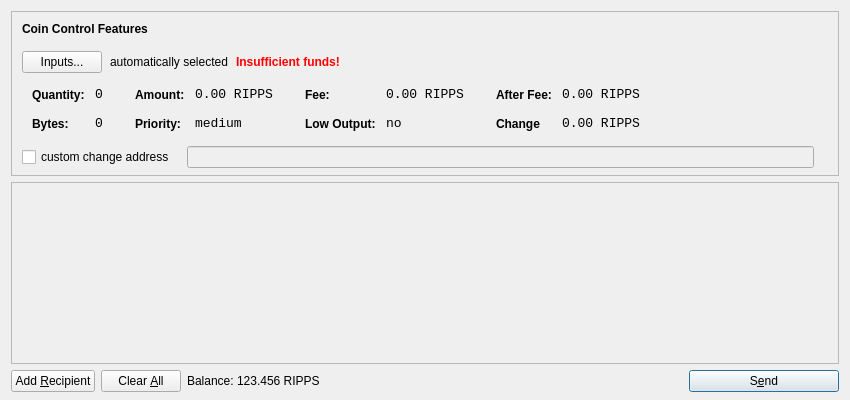
<?xml version="1.0" encoding="UTF-8"?>
<ui version="4.0">
 <class>SendCoinsDialog</class>
 <widget class="QDialog" name="SendCoinsDialog">
  <property name="geometry">
   <rect>
    <x>0</x>
    <y>0</y>
    <width>850</width>
    <height>400</height>
   </rect>
  </property>
  <property name="windowTitle">
   <string>Send Coins</string>
  </property>
  <layout class="QVBoxLayout" name="verticalLayout" stretch="0,1,0">
   <property name="bottomMargin">
    <number>8</number>
   </property>
   <item>
    <widget class="QFrame" name="frameCoinControl">
     <property name="sizePolicy">
      <sizepolicy hsizetype="Expanding" vsizetype="Expanding">
       <horstretch>0</horstretch>
       <verstretch>0</verstretch>
      </sizepolicy>
     </property>
     <property name="maximumSize">
      <size>
       <width>16777215</width>
       <height>16777215</height>
      </size>
     </property>
     <property name="frameShape">
      <enum>QFrame::StyledPanel</enum>
     </property>
     <property name="frameShadow">
      <enum>QFrame::Sunken</enum>
     </property>
     <layout class="QVBoxLayout" name="verticalLayoutCoinControl2">
      <property name="spacing">
       <number>-1</number>
      </property>
      <property name="leftMargin">
       <number>0</number>
      </property>
      <property name="topMargin">
       <number>0</number>
      </property>
      <property name="rightMargin">
       <number>0</number>
      </property>
      <property name="bottomMargin">
       <number>6</number>
      </property>
      <item>
       <layout class="QVBoxLayout" name="verticalLayoutCoinControl" stretch="0,0,0,0,1">
        <property name="spacing">
         <number>0</number>
        </property>
        <property name="leftMargin">
         <number>10</number>
        </property>
        <property name="topMargin">
         <number>10</number>
        </property>
        <item>
         <layout class="QHBoxLayout" name="horizontalLayoutCoinControl1">
          <property name="bottomMargin">
           <number>15</number>
          </property>
          <item>
           <widget class="QLabel" name="labelCoinControlFeatures">
            <property name="sizePolicy">
             <sizepolicy hsizetype="Preferred" vsizetype="Maximum">
              <horstretch>0</horstretch>
              <verstretch>0</verstretch>
             </sizepolicy>
            </property>
            <property name="font">
             <font>
              <weight>75</weight>
              <bold>true</bold>
             </font>
            </property>
            <property name="styleSheet">
             <string notr="true">font-weight:bold;</string>
            </property>
            <property name="text">
             <string>Coin Control Features</string>
            </property>
           </widget>
          </item>
         </layout>
        </item>
        <item>
         <layout class="QHBoxLayout" name="horizontalLayoutCoinControl2" stretch="0,0,0,0">
          <property name="spacing">
           <number>8</number>
          </property>
          <property name="bottomMargin">
           <number>10</number>
          </property>
          <item>
           <widget class="QPushButton" name="pushButtonCoinControl">
            <property name="styleSheet">
             <string notr="true"/>
            </property>
            <property name="text">
             <string>Inputs...</string>
            </property>
           </widget>
          </item>
          <item>
           <widget class="QLabel" name="labelCoinControlAutomaticallySelected">
            <property name="text">
             <string>automatically selected</string>
            </property>
            <property name="margin">
             <number>5</number>
            </property>
           </widget>
          </item>
          <item>
           <widget class="QLabel" name="labelCoinControlInsuffFunds">
            <property name="font">
             <font>
              <weight>75</weight>
              <bold>true</bold>
             </font>
            </property>
            <property name="styleSheet">
             <string notr="true">color:red;font-weight:bold;</string>
            </property>
            <property name="text">
             <string>Insufficient funds!</string>
            </property>
            <property name="margin">
             <number>5</number>
            </property>
           </widget>
          </item>
          <item>
           <spacer name="horizontalSpacerCoinControl">
            <property name="orientation">
             <enum>Qt::Horizontal</enum>
            </property>
            <property name="sizeHint" stdset="0">
             <size>
              <width>40</width>
              <height>1</height>
             </size>
            </property>
           </spacer>
          </item>
         </layout>
        </item>
        <item>
         <widget class="QWidget" name="widgetCoinControl" native="true">
          <property name="sizePolicy">
           <sizepolicy hsizetype="Preferred" vsizetype="Preferred">
            <horstretch>0</horstretch>
            <verstretch>0</verstretch>
           </sizepolicy>
          </property>
          <property name="minimumSize">
           <size>
            <width>0</width>
            <height>0</height>
           </size>
          </property>
          <property name="styleSheet">
           <string notr="true"/>
          </property>
          <layout class="QHBoxLayout" name="horizontalLayoutCoinControl5">
           <property name="margin">
            <number>0</number>
           </property>
           <item>
            <layout class="QHBoxLayout" name="horizontalLayoutCoinControl3" stretch="0,0,0,1">
             <property name="spacing">
              <number>20</number>
             </property>
             <property name="topMargin">
              <number>0</number>
             </property>
             <property name="bottomMargin">
              <number>10</number>
             </property>
             <item>
              <layout class="QFormLayout" name="formLayoutCoinControl1">
               <property name="horizontalSpacing">
                <number>10</number>
               </property>
               <property name="verticalSpacing">
                <number>14</number>
               </property>
               <property name="leftMargin">
                <number>10</number>
               </property>
               <property name="topMargin">
                <number>4</number>
               </property>
               <property name="rightMargin">
                <number>6</number>
               </property>
               <item row="0" column="0">
                <widget class="QLabel" name="labelCoinControlQuantityText">
                 <property name="styleSheet">
                  <string notr="true">font-weight:bold;</string>
                 </property>
                 <property name="text">
                  <string>Quantity:</string>
                 </property>
                 <property name="margin">
                  <number>0</number>
                 </property>
                </widget>
               </item>
               <item row="0" column="1">
                <widget class="QLabel" name="labelCoinControlQuantity">
                 <property name="font">
                  <font>
                   <family>Monospace</family>
                   <pointsize>10</pointsize>
                  </font>
                 </property>
                 <property name="cursor">
                  <cursorShape>IBeamCursor</cursorShape>
                 </property>
                 <property name="contextMenuPolicy">
                  <enum>Qt::ActionsContextMenu</enum>
                 </property>
                 <property name="text">
                  <string>0</string>
                 </property>
                 <property name="margin">
                  <number>0</number>
                 </property>
                 <property name="textInteractionFlags">
                  <set>Qt::LinksAccessibleByMouse|Qt::TextSelectableByKeyboard|Qt::TextSelectableByMouse</set>
                 </property>
                </widget>
               </item>
               <item row="1" column="0">
                <widget class="QLabel" name="labelCoinControlBytesText">
                 <property name="styleSheet">
                  <string notr="true">font-weight:bold;</string>
                 </property>
                 <property name="text">
                  <string>Bytes:</string>
                 </property>
                </widget>
               </item>
               <item row="1" column="1">
                <widget class="QLabel" name="labelCoinControlBytes">
                 <property name="font">
                  <font>
                   <family>Monospace</family>
                   <pointsize>10</pointsize>
                  </font>
                 </property>
                 <property name="cursor">
                  <cursorShape>IBeamCursor</cursorShape>
                 </property>
                 <property name="contextMenuPolicy">
                  <enum>Qt::ActionsContextMenu</enum>
                 </property>
                 <property name="text">
                  <string>0</string>
                 </property>
                 <property name="textInteractionFlags">
                  <set>Qt::LinksAccessibleByMouse|Qt::TextSelectableByKeyboard|Qt::TextSelectableByMouse</set>
                 </property>
                </widget>
               </item>
              </layout>
             </item>
             <item>
              <layout class="QFormLayout" name="formLayoutCoinControl2">
               <property name="horizontalSpacing">
                <number>10</number>
               </property>
               <property name="verticalSpacing">
                <number>14</number>
               </property>
               <property name="leftMargin">
                <number>6</number>
               </property>
               <property name="topMargin">
                <number>4</number>
               </property>
               <property name="rightMargin">
                <number>6</number>
               </property>
               <item row="0" column="0">
                <widget class="QLabel" name="labelCoinControlAmountText">
                 <property name="styleSheet">
                  <string notr="true">font-weight:bold;</string>
                 </property>
                 <property name="text">
                  <string>Amount:</string>
                 </property>
                 <property name="margin">
                  <number>0</number>
                 </property>
                </widget>
               </item>
               <item row="0" column="1">
                <widget class="QLabel" name="labelCoinControlAmount">
                 <property name="font">
                  <font>
                   <family>Monospace</family>
                   <pointsize>10</pointsize>
                  </font>
                 </property>
                 <property name="cursor">
                  <cursorShape>IBeamCursor</cursorShape>
                 </property>
                 <property name="contextMenuPolicy">
                  <enum>Qt::ActionsContextMenu</enum>
                 </property>
                 <property name="text">
                  <string>0.00 RIPPS</string>
                 </property>
                 <property name="textInteractionFlags">
                  <set>Qt::LinksAccessibleByMouse|Qt::TextSelectableByKeyboard|Qt::TextSelectableByMouse</set>
                 </property>
                </widget>
               </item>
               <item row="1" column="0">
                <widget class="QLabel" name="labelCoinControlPriorityText">
                 <property name="styleSheet">
                  <string notr="true">font-weight:bold;</string>
                 </property>
                 <property name="text">
                  <string>Priority:</string>
                 </property>
                </widget>
               </item>
               <item row="1" column="1">
                <widget class="QLabel" name="labelCoinControlPriority">
                 <property name="font">
                  <font>
                   <family>Monospace</family>
                   <pointsize>10</pointsize>
                  </font>
                 </property>
                 <property name="cursor">
                  <cursorShape>IBeamCursor</cursorShape>
                 </property>
                 <property name="contextMenuPolicy">
                  <enum>Qt::ActionsContextMenu</enum>
                 </property>
                 <property name="text">
                  <string>medium</string>
                 </property>
                 <property name="textInteractionFlags">
                  <set>Qt::LinksAccessibleByMouse|Qt::TextSelectableByKeyboard|Qt::TextSelectableByMouse</set>
                 </property>
                </widget>
               </item>
              </layout>
             </item>
             <item>
              <layout class="QFormLayout" name="formLayoutCoinControl3">
               <property name="horizontalSpacing">
                <number>10</number>
               </property>
               <property name="verticalSpacing">
                <number>14</number>
               </property>
               <property name="leftMargin">
                <number>6</number>
               </property>
               <property name="topMargin">
                <number>4</number>
               </property>
               <property name="rightMargin">
                <number>6</number>
               </property>
               <item row="0" column="0">
                <widget class="QLabel" name="labelCoinControlFeeText">
                 <property name="styleSheet">
                  <string notr="true">font-weight:bold;</string>
                 </property>
                 <property name="text">
                  <string>Fee:</string>
                 </property>
                 <property name="margin">
                  <number>0</number>
                 </property>
                </widget>
               </item>
               <item row="0" column="1">
                <widget class="QLabel" name="labelCoinControlFee">
                 <property name="font">
                  <font>
                   <family>Monospace</family>
                   <pointsize>10</pointsize>
                  </font>
                 </property>
                 <property name="cursor">
                  <cursorShape>IBeamCursor</cursorShape>
                 </property>
                 <property name="contextMenuPolicy">
                  <enum>Qt::ActionsContextMenu</enum>
                 </property>
                 <property name="text">
                  <string>0.00 RIPPS</string>
                 </property>
                 <property name="textInteractionFlags">
                  <set>Qt::LinksAccessibleByMouse|Qt::TextSelectableByKeyboard|Qt::TextSelectableByMouse</set>
                 </property>
                </widget>
               </item>
               <item row="1" column="0">
                <widget class="QLabel" name="labelCoinControlLowOutputText">
                 <property name="styleSheet">
                  <string notr="true">font-weight:bold;</string>
                 </property>
                 <property name="text">
                  <string>Low Output:</string>
                 </property>
                </widget>
               </item>
               <item row="1" column="1">
                <widget class="QLabel" name="labelCoinControlLowOutput">
                 <property name="font">
                  <font>
                   <family>Monospace</family>
                   <pointsize>10</pointsize>
                  </font>
                 </property>
                 <property name="cursor">
                  <cursorShape>IBeamCursor</cursorShape>
                 </property>
                 <property name="contextMenuPolicy">
                  <enum>Qt::ActionsContextMenu</enum>
                 </property>
                 <property name="text">
                  <string>no</string>
                 </property>
                 <property name="textInteractionFlags">
                  <set>Qt::LinksAccessibleByMouse|Qt::TextSelectableByKeyboard|Qt::TextSelectableByMouse</set>
                 </property>
                </widget>
               </item>
              </layout>
             </item>
             <item>
              <layout class="QFormLayout" name="formLayoutCoinControl4">
               <property name="horizontalSpacing">
                <number>10</number>
               </property>
               <property name="verticalSpacing">
                <number>14</number>
               </property>
               <property name="leftMargin">
                <number>6</number>
               </property>
               <property name="topMargin">
                <number>4</number>
               </property>
               <property name="rightMargin">
                <number>6</number>
               </property>
               <item row="0" column="0">
                <widget class="QLabel" name="labelCoinControlAfterFeeText">
                 <property name="styleSheet">
                  <string notr="true">font-weight:bold;</string>
                 </property>
                 <property name="text">
                  <string>After Fee:</string>
                 </property>
                 <property name="margin">
                  <number>0</number>
                 </property>
                </widget>
               </item>
               <item row="0" column="1">
                <widget class="QLabel" name="labelCoinControlAfterFee">
                 <property name="font">
                  <font>
                   <family>Monospace</family>
                   <pointsize>10</pointsize>
                  </font>
                 </property>
                 <property name="cursor">
                  <cursorShape>IBeamCursor</cursorShape>
                 </property>
                 <property name="contextMenuPolicy">
                  <enum>Qt::ActionsContextMenu</enum>
                 </property>
                 <property name="text">
                  <string>0.00 RIPPS</string>
                 </property>
                 <property name="textInteractionFlags">
                  <set>Qt::LinksAccessibleByMouse|Qt::TextSelectableByKeyboard|Qt::TextSelectableByMouse</set>
                 </property>
                </widget>
               </item>
               <item row="1" column="0">
                <widget class="QLabel" name="labelCoinControlChangeText">
                 <property name="styleSheet">
                  <string notr="true">font-weight:bold;</string>
                 </property>
                 <property name="text">
                  <string>Change</string>
                 </property>
                </widget>
               </item>
               <item row="1" column="1">
                <widget class="QLabel" name="labelCoinControlChange">
                 <property name="font">
                  <font>
                   <family>Monospace</family>
                   <pointsize>10</pointsize>
                  </font>
                 </property>
                 <property name="cursor">
                  <cursorShape>IBeamCursor</cursorShape>
                 </property>
                 <property name="contextMenuPolicy">
                  <enum>Qt::ActionsContextMenu</enum>
                 </property>
                 <property name="text">
                  <string>0.00 RIPPS</string>
                 </property>
                 <property name="textInteractionFlags">
                  <set>Qt::LinksAccessibleByMouse|Qt::TextSelectableByKeyboard|Qt::TextSelectableByMouse</set>
                 </property>
                </widget>
               </item>
              </layout>
             </item>
            </layout>
           </item>
          </layout>
         </widget>
        </item>
        <item>
         <layout class="QHBoxLayout" name="horizontalLayoutCoinControl4" stretch="0,0,0">
          <property name="spacing">
           <number>12</number>
          </property>
          <property name="sizeConstraint">
           <enum>QLayout::SetDefaultConstraint</enum>
          </property>
          <property name="topMargin">
           <number>5</number>
          </property>
          <property name="rightMargin">
           <number>5</number>
          </property>
          <item>
           <widget class="QCheckBox" name="checkBoxCoinControlChange">
            <property name="text">
             <string>custom change address</string>
            </property>
           </widget>
          </item>
          <item>
           <widget class="QLineEdit" name="lineEditCoinControlChange">
            <property name="enabled">
             <bool>false</bool>
            </property>
            <property name="sizePolicy">
             <sizepolicy hsizetype="Expanding" vsizetype="Fixed">
              <horstretch>0</horstretch>
              <verstretch>0</verstretch>
             </sizepolicy>
            </property>
           </widget>
          </item>
          <item>
           <widget class="QLabel" name="labelCoinControlChangeLabel">
            <property name="sizePolicy">
             <sizepolicy hsizetype="Preferred" vsizetype="Expanding">
              <horstretch>0</horstretch>
              <verstretch>0</verstretch>
             </sizepolicy>
            </property>
            <property name="minimumSize">
             <size>
              <width>0</width>
              <height>0</height>
             </size>
            </property>
            <property name="text">
             <string/>
            </property>
            <property name="margin">
             <number>3</number>
            </property>
           </widget>
          </item>
         </layout>
        </item>
        <item>
         <spacer name="verticalSpacerCoinControl">
          <property name="orientation">
           <enum>Qt::Vertical</enum>
          </property>
          <property name="sizeHint" stdset="0">
           <size>
            <width>800</width>
            <height>1</height>
           </size>
          </property>
         </spacer>
        </item>
       </layout>
      </item>
     </layout>
    </widget>
   </item>
   <item>
    <widget class="QScrollArea" name="scrollArea">
     <property name="widgetResizable">
      <bool>true</bool>
     </property>
     <widget class="QWidget" name="scrollAreaWidgetContents">
      <property name="geometry">
       <rect>
        <x>0</x>
        <y>0</y>
        <width>830</width>
        <height>165</height>
       </rect>
      </property>
      <layout class="QVBoxLayout" name="verticalLayout_2">
       <property name="margin">
        <number>0</number>
       </property>
       <item>
        <layout class="QVBoxLayout" name="entries">
         <property name="spacing">
          <number>6</number>
         </property>
        </layout>
       </item>
       <item>
        <spacer name="verticalSpacer">
         <property name="orientation">
          <enum>Qt::Vertical</enum>
         </property>
         <property name="sizeHint" stdset="0">
          <size>
           <width>20</width>
           <height>40</height>
          </size>
         </property>
        </spacer>
       </item>
      </layout>
     </widget>
    </widget>
   </item>
   <item>
    <layout class="QHBoxLayout" name="horizontalLayout">
     <item>
      <widget class="QPushButton" name="addButton">
       <property name="toolTip">
        <string>Send to multiple recipients at once</string>
       </property>
       <property name="text">
        <string>Add &amp;Recipient</string>
       </property>
       <property name="icon">
        <iconset resource="../bitcoin.qrc">
         <normaloff>:/icons/add</normaloff>:/icons/add</iconset>
       </property>
       <property name="autoDefault">
        <bool>false</bool>
       </property>
      </widget>
     </item>
     <item>
      <widget class="QPushButton" name="clearButton">
       <property name="sizePolicy">
        <sizepolicy hsizetype="Minimum" vsizetype="Fixed">
         <horstretch>0</horstretch>
         <verstretch>0</verstretch>
        </sizepolicy>
       </property>
       <property name="toolTip">
        <string>Remove all transaction fields</string>
       </property>
       <property name="text">
        <string>Clear &amp;All</string>
       </property>
       <property name="icon">
        <iconset resource="../bitcoin.qrc">
         <normaloff>:/icons/remove</normaloff>:/icons/remove</iconset>
       </property>
       <property name="autoRepeatDelay">
        <number>300</number>
       </property>
       <property name="autoDefault">
        <bool>false</bool>
       </property>
      </widget>
     </item>
     <item>
      <layout class="QHBoxLayout" name="horizontalLayout_2">
       <property name="spacing">
        <number>3</number>
       </property>
       <item>
        <widget class="QLabel" name="label">
         <property name="sizePolicy">
          <sizepolicy hsizetype="Preferred" vsizetype="Fixed">
           <horstretch>0</horstretch>
           <verstretch>0</verstretch>
          </sizepolicy>
         </property>
         <property name="text">
          <string>Balance:</string>
         </property>
        </widget>
       </item>
       <item>
        <widget class="QLabel" name="labelBalance">
         <property name="sizePolicy">
          <sizepolicy hsizetype="Preferred" vsizetype="Fixed">
           <horstretch>0</horstretch>
           <verstretch>0</verstretch>
          </sizepolicy>
         </property>
         <property name="cursor">
          <cursorShape>IBeamCursor</cursorShape>
         </property>
         <property name="text">
          <string>123.456 RIPPS</string>
         </property>
         <property name="textInteractionFlags">
          <set>Qt::LinksAccessibleByMouse|Qt::TextSelectableByKeyboard|Qt::TextSelectableByMouse</set>
         </property>
        </widget>
       </item>
      </layout>
     </item>
     <item>
      <spacer name="horizontalSpacer">
       <property name="orientation">
        <enum>Qt::Horizontal</enum>
       </property>
       <property name="sizeHint" stdset="0">
        <size>
         <width>40</width>
         <height>20</height>
        </size>
       </property>
      </spacer>
     </item>
     <item>
      <widget class="QPushButton" name="sendButton">
       <property name="minimumSize">
        <size>
         <width>150</width>
         <height>0</height>
        </size>
       </property>
       <property name="toolTip">
        <string>Confirm the send action</string>
       </property>
       <property name="text">
        <string>S&amp;end</string>
       </property>
       <property name="icon">
        <iconset resource="../bitcoin.qrc">
         <normaloff>:/icons/send</normaloff>:/icons/send</iconset>
       </property>
       <property name="default">
        <bool>true</bool>
       </property>
      </widget>
     </item>
    </layout>
   </item>
  </layout>
 </widget>
 <resources>
  <include location="../bitcoin.qrc"/>
 </resources>
 <connections/>
</ui>
